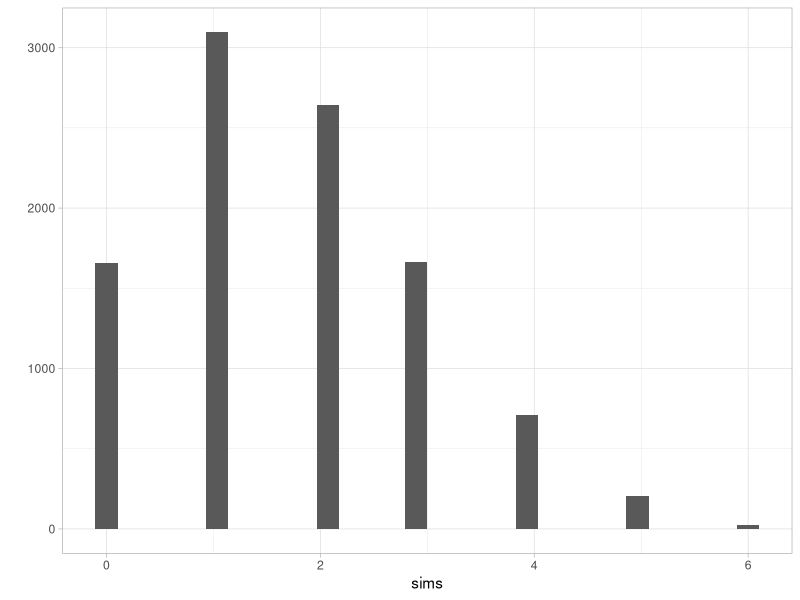

Source code (R):
## ---- chunk 1
ggplot2::theme_set(ggplot2::theme_light())
library(tidyverse)
library(patchwork)
library(kableExtra)
## ---- chunk 2
probs_x <- rep(1/6, 6)
probs_y_x = 0.5^(1:6)
sum(probs_y_x * probs_x)
## ---- chunk 3
simular_soles <- function(){
   dado <- sample(1:6, 1)
   soles <- sample(c("sol", "águila"), dado, replace = TRUE)
   num_soles = sum(as.numeric(soles == "sol"))
   num_soles
}
set.seed(82332)
simular_soles()
## ---- chunk 4
sims <- map_dbl(1:10000, ~ simular_soles())
qplot(sims)
## ---- chunk 5
sum(sims==0) / length(sims)
